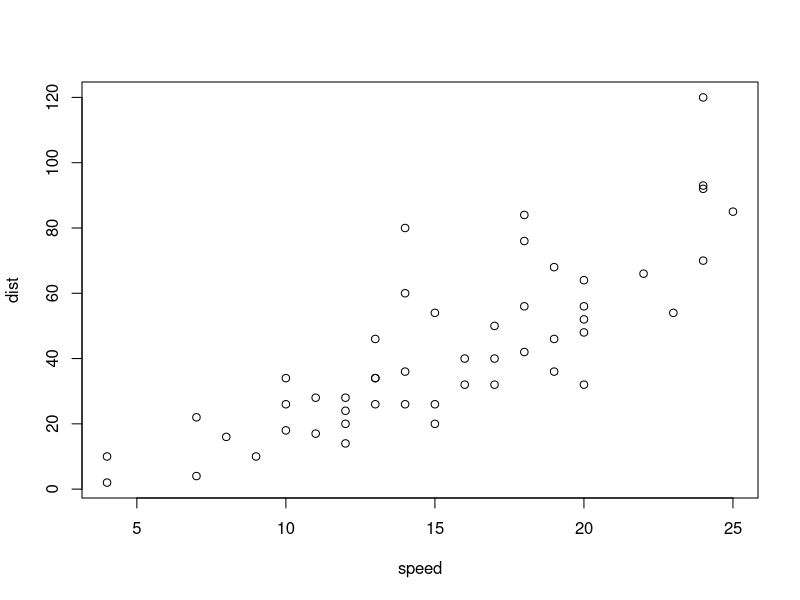
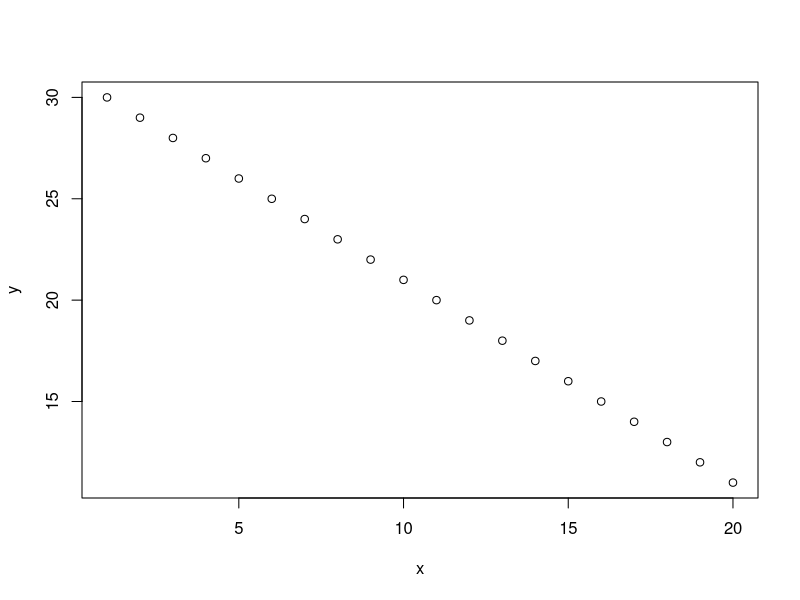

Source code (R) for these figures, in order:
## ---- chunk 1
plot(cars)
## ---- chunk 2
x <- 5 # traktowany jako wektor długości 1
## ---- chunk 3
5 -> x
## ---- chunk 4
x = 5 # a nawet assign("x", 5)
## ---- chunk 5
help(solve)
## ---- chunk 6
?solve
## ---- chunk 7
    typeof("string")
## ---- chunk 8
    typeof(2)
    typeof(15.5)
## ---- chunk 9
    typeof(2L)
## ---- chunk 10
    typeof(TRUE)
## ---- chunk 11
    typeof(1 + 4i)
## ---- chunk 12
    raw(length = 2) # do przechowywania bajtów
## ---- chunk 13
x <- c(1.0, 2.0, 2.5) # concatenate
print(x)
## ---- chunk 14
c(1.0, 2.0, 2.5)
## ---- chunk 15
(x <- c(1.0, 2.0, 2.5))
## ---- chunk 16
x <- 1:20
y <- 30:11
plot(x, y) # funkcja wbudowana, która tworzy najprostszy wykres punktowy
## ---- chunk 17
seq(-pi, pi, len = 5)
seq(-pi, pi, by = pi)
rep(x, times = 2)
rep(x, each = 2)
## ---- chunk 18
x <- c(1, 2, 3, 4, 5, 6)
y <- c(1, 2)
2*x + y + 1
## ---- chunk 19
log(x)
exp(x)
sin(x)
## ---- chunk 20
rm(x, y)
## ---- chunk 21
c(1, "a") # castowanie do ogólniejszego typu
x <- 1:20
dim(x) <- c(2, 5, 2) # zmieniamy jednowymiarowy wektor x na array o wymiarach 2 x 5 x 2
## ---- chunk 22
x
## ---- chunk 23
x[1, 1, 1]
x[1,,]
x[,1,]
x[,,1]
## ---- chunk 24
array(1:20, c(2, 5, 2))
## ---- chunk 25
l <- list(name = "Jan", surname = "Wspaniały", no.children = 3, names.children = c("Asia", "Kuba"))
l
## ---- chunk 26
l[1]
l[[1]]
## ---- chunk 27
l$name
l["name"]
## ---- chunk 28
l$names.children[1]
l[[4]][1]
## ---- chunk 29
list("Jan", "Wspaniały")
## ---- chunk 30
person <- c("Ania", "Hubert")
car_model <- c("Maluch", "Ferrari")
status <- c("Msc", "Bsc")
happy <- c(TRUE, FALSE)
df <- data.frame(person = person, car_model = car_model, status = status, happy = happy)
df
## ---- chunk 31
df[, c("person", "happy")]
## ---- chunk 32
head(df, 1)
## ---- chunk 33
str(df)
## ---- chunk 34
df$person
## ---- chunk 35
table(df)
## ---- chunk 36
df$car_model == "Maluch"
## ---- chunk 37
df[df$car_model == "Maluch", "status"]
## ---- chunk 38
names <- c("Ania", "Tomek", "Kuba", "Marysia") # chcemy określić, które imiona pochodzą od mężczyzn, a które od kobiet
sex <- factor(c("K", "M", "M", "K"))
tapply(names, sex, c) # stosuje funkcję c (concatenate) do zmiennej names pogrupowanej względem factora sex
## ---- chunk 39
names <- c("Ania", "Tomek", "Kuba", "Marysia")
sex <- c("K", "M", "M", "K")
tapply(names, sex, c)
## ---- chunk 40
levels(factor(c("K", "M", "M", "K")))
## ---- chunk 41
func <- function(x, y) {
  z <- x + y
  return(z)
}
z <- func(1, 2)
z
## ---- chunk 42
func <- function(x, y) {
  z <- x + y
  z
}
func(2, 3)
## ---- chunk 43
x <- matrix(1:4, 2, 2)
x
apply(x, 1, sum) # obiekt, wymiar, funkcja
## ---- chunk 44
movies <- list(movie = c("SPIDERMAN", "BATMAN", "VERTIGO", "CHINATOWN"))
lapply(movies, tolower) # obiekt, funkcja
## ---- chunk 45
cars
## ---- chunk 46
lapply(cars, min) # obiekt, funkcja
sapply(cars, min) # obiekt, funkcja
help(sapply)
## ---- chunk 47
iris
## ---- chunk 48
tapply(iris$Sepal.Width, iris$Species, median) # obiekt, lista factorów, funkcja
## ---- chunk 49
b <- TRUE
if (b == TRUE) {
  print("I'm not scared of using an if/else statement")
} else {
  print("Please, no more if/else statements")
}
## ---- chunk 50
if (b) {
  print("I'm not scared of using an if/else statement")
} else {
  print("Please, no more if/else statements")
}
## ---- chunk 51
for (i in 1:10) {
  print(i)
}
## ---- chunk 52
m <- matrix(1:9, nrow = 3, ncol = 3)

for (row in 1:nrow(m)) {
    for (col in 1:ncol(m)) {
        print(paste('Row', row, 'col', col, 'value', m[row, col]))
    }
}
## ---- chunk 53
for (i in 1:5) {
  if (i > 3) {
    print("End")
    break
  } else {
    print(i)
  }
}
## ---- chunk 54
for (i in 1:5) {
  if (i == 3) {
    print("Skip")
    next
  } else {
    print(i)
  }
}
## ---- chunk 55
i <- 1
repeat {
  print(i)
  i <- i + 1
  if (i == 3) {
    break
  }
}
## ---- chunk 56
i <- 1
while (i < 5) {
  print(i)
  i <- i + 1
}
